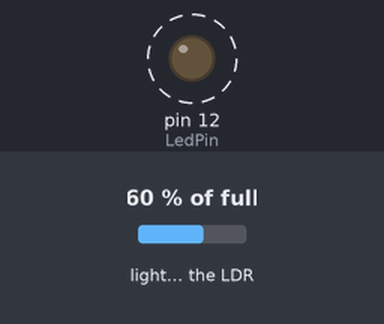
A program run on a simulated Raspberry Pi (header pin numbers). On the bench: output pins drawn as LEDs (lit = HIGH). Dashed ring = blinking. Inputs (shaded band) come from the test bench; at power-on: light on the LDR 60 % of full. The capacitor on the light-sensor pin charges in 0.2 + 60·(1 − level)² ms; the clock reads 2024-03-15 10:24:30 at power-on unless the program sets it; what the program prints to the terminal is not drawn.

Above: at 0.4 s.
Timing chart, 0 to 3.0 s (numbered marks = the images above):
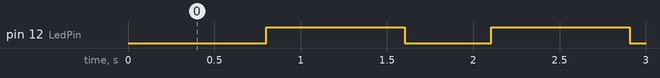

The program:

WorkingLabBlinkAndTemperature.py
```python
#!/usr/bin/env python
import RPi.GPIO as GPIO
import time,math

LedPin = 12    # pin11
a_pin = 16
b_pin = 18

C = 0.38 # uF - Tweek this value around 0.33 to improve accuracy
R1 = 1000 # Ohms
B = 3800.0 # The thermistor constant - change this for a different thermistor
R0 = 1000.0 # The resistance of the thermistor at 25C -change for different thermistor

def setup():
	GPIO.setmode(GPIO.BOARD)       # Numbers GPIOs by physical location
	GPIO.setup(LedPin, GPIO.OUT)   # Set LedPin's mode is output
	GPIO.output(LedPin, GPIO.LOW) # Set LedPin high(+3.3V) to off led

# empty the capacitor ready to start filling it up
def discharge():
    GPIO.setup(a_pin, GPIO.IN)
    GPIO.setup(b_pin, GPIO.OUT)
    GPIO.output(b_pin, False)
    time.sleep(0.01)

# return the time taken for the voltage on the capacitor to count as a digital input HIGH
# than means around 1.65V
def charge_time():
    GPIO.setup(b_pin, GPIO.IN)
    GPIO.setup(a_pin, GPIO.OUT)
    GPIO.output(a_pin, True)
    t1 = time.time()
    while not GPIO.input(b_pin):
        pass
    t2 = time.time()
    return (t2 - t1) * 1000000 # microseconds

# Take an analog reading as the time taken to charge after first discharging the capacitor
def analog_read():
    discharge()
    t = charge_time()
    discharge()
    return t

# Convert the time taken to charge the cpacitor into a value of resistance
# To reduce errors, do it lots of times and take the average.
def read_resistance():
    n = 10
    total = 0;
    for i in range(0, n):
        total = total + analog_read()
    t = total / float(n)
    T = t * 0.632 * 3.3
    r = (T / C) - R1
    return r


def read_temp_c():
    R = read_resistance()
    t0 = 273.15     # 0 deg C in K
    t25 = t0 + 25.0 # 25 deg C in K
    # Steinhart-Hart equation - Google it
    inv_T = 1/t25 + 1/B * math.log(R/R0)

    T = (1/inv_T - t0)
    return T

def loop():
	while True:
		temp_c = read_temp_c()
		print "Temperatura"
		print temp_c
		#print temp_c
		print "...led on"
		GPIO.output(LedPin, GPIO.LOW)  # led on
		time.sleep(0.5)
		print "led off..."
		GPIO.output(LedPin, GPIO.HIGH) # led off
		print "A Lili e a maior"
		time.sleep(0.5)


def destroy():
	GPIO.output(LedPin, GPIO.HIGH)     # led off
	GPIO.cleanup()                     # Release resource

if __name__ == '__main__':     # Program start from here
	setup()
	try:
		loop()
	except KeyboardInterrupt:  # When 'Ctrl+C' is pressed, the child program destroy() will be  executed.
		destroy()
```

Measured:
- by itself, pin 12 (LedPin): alternates HIGH for 0.80 s and LOW for 0.50 s
